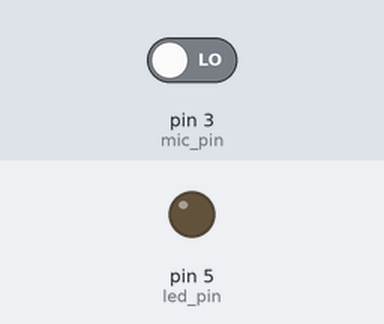
This sketch was run on a simulated Arduino Uno, built with avr-gcc and run on an emulated ATmega328P. Shown: output pins drawn as LEDs (lit = HIGH). Dashed ring = blinking. Inputs (shaded band) come from the test bench; at power-on: pin 3 (mic_pin) LOW.

Above: at 1.2 s.
1.3 s: pin 3 (mic_pin) driven HIGH
At 1.53 s:
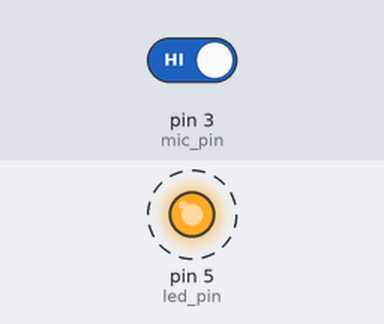
4.3 s: pin 3 (mic_pin) driven LOW
At 4.3 s:
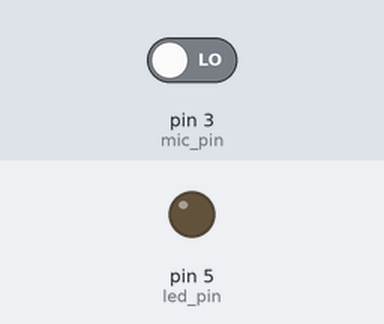
Timing chart, 0 to 7.3 s (numbered marks = the images above; inputs shaded):
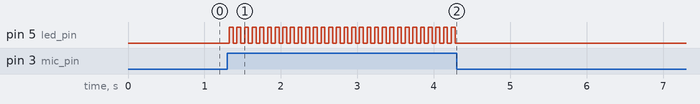

Measured:
- after the input at 1.3 s, pin 5 (led_pin): alternates HIGH for 0.05 s and LOW for 0.05 s, starting at once
- after the input at 4.3 s, pin 5 (led_pin): stops changing and stays LOW

The sketch:

KY-038.ino
```cpp
const int led_pin = 5;
bool led_state = false;
const int mic_pin = 3;

void setup(){

    pinMode(led_pin,OUTPUT);
    pinMode(mic_pin,INPUT);

}

int claps = 0;

void loop(){

    if(digitalRead(mic_pin)){
        static double t_start = 0.0f;
        if(claps == 0){
            t_start = millis();
            claps++;
        }else{
            double t_now = millis();
            if(t_now - t_start  < 750.0f){
                claps ++;
            }else{
                claps = 0;
            }
        }
        if(claps >= 2){
            led_state = !led_state;
            digitalWrite(led_pin,led_state);
            claps = 0;
        }
    delay(25);
    }


}
```
